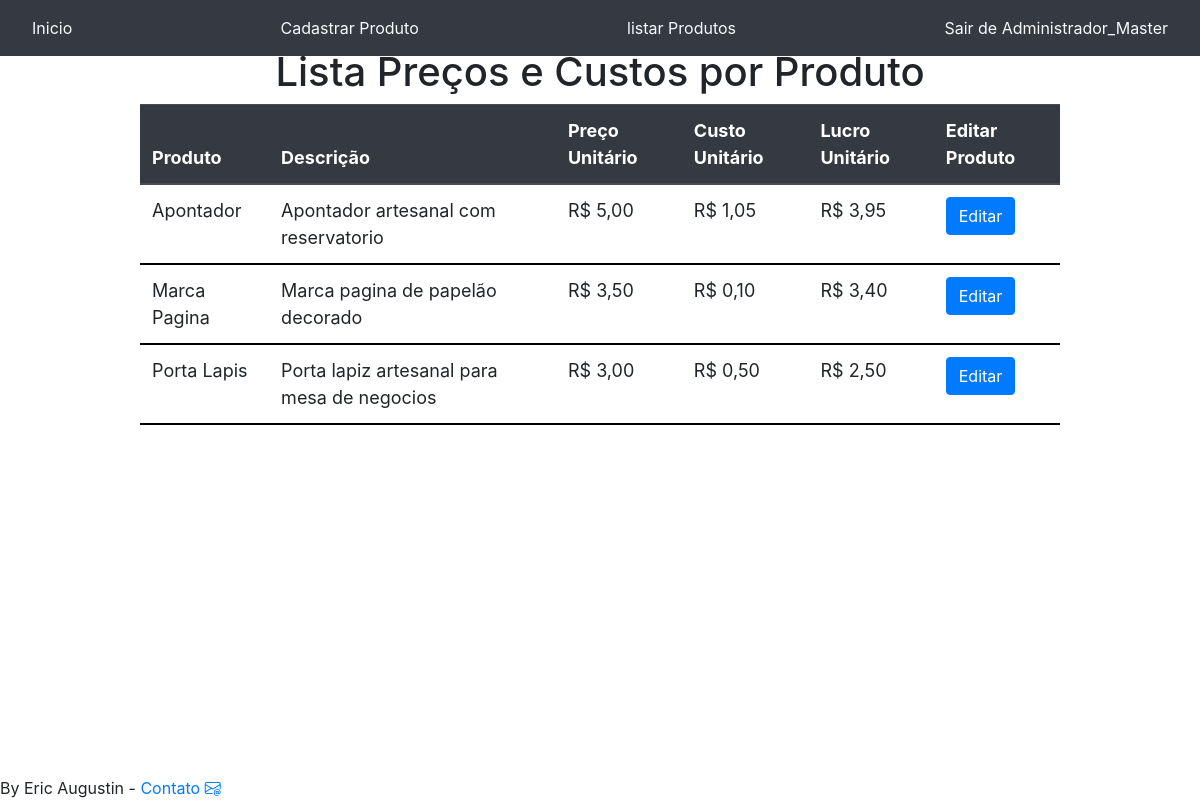
/lista_produtos/ (signed in), run on an earlier commit of the app's database.
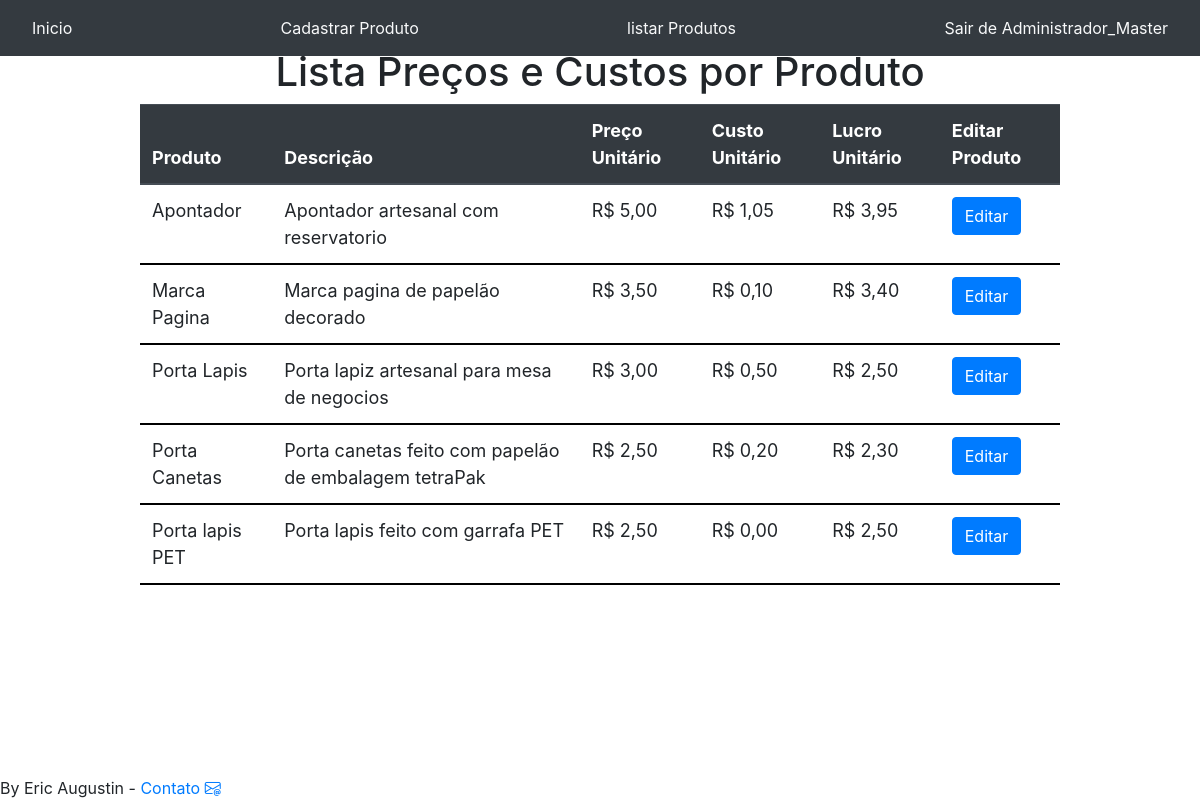
And on a later commit of the database.
### produtos/models.py (models this page shows, shortened)
class Produto(models.Model):
    nome = models.CharField(max_length=255)
    descricao= models.TextField()
    preco_unitario = models.DecimalField(max_digits=11,decimal_places=2)
    imagem=models.FileField(null=True,blank=True,upload_to='media')
    data_atualização=models.DateTimeField(auto_now=True)
    ativo=models.BooleanField(default=True)
    def calcula_preco(self):
        insumosprodutos=InsumoProduto.objects.filter(ativo=1).filter(produto=self)
        custo=0
        for insumoproduto in insumosprodutos:
             custo+=insumoproduto.insumo.preco_unitario*insumoproduto.quantidade
        return custo

### produtos/views.py (the view)
# urls.py: path('lista_produtos/',produtos.views.lista_produtos,name='lista_produtos'),
@login_required
def lista_produtos(request):
    produtos=(Produto.objects.filter(ativo=1))
    for produto in produtos:
        produto.custo=produto.calcula_preco()
        produto.lucro=produto.preco_unitario-produto.custo
    return render(request, 'lista_custo_produtos.html',{'produtos':produtos})

### produtos/templates/lista_custo_produtos.html (shortened to what this page needs)
{% extends 'base.html'%}
{% block 'conteudo'%}
<div class="text-center">
    <br><br>
    <h1>  Lista Preços e Custos por Produto</h1>
    </div>
<div class ='container container-wide'>
    <div class='row'>
        <div class='col-md-1'></div>
        <div class="col-md">
            <table class="table table">
                <thead class="thead-dark">
                    <tr>
                        <th class="truncate responsive-text">Produto</th>
                        <th class="responsive-text">Descrição</th>
                        <th class="responsive-text">Preço Unitário</th>
                        <th class="responsive-text">Custo Unitário</th>
                        <th class="responsive-text">Lucro Unitário</th>
                        <th class="responsive-text">Editar Produto</th>
                    </tr>
                </thead>
                <tbody>
                    {% for produto in produtos%}
                    <tr>
                        <td class="truncate responsive-text" style="max-width: 200px;">{{ produto.nome }}</td>
                        <td class="responsive-text">{{produto.descricao}}</td>
                        <td class="responsive-text">R$ {{ produto.preco_unitario|floatformat:2 }}</td>
                        <td class="responsive-text">R$ {{ produto.custo|floatformat:2 }}</td>
                        <td class="responsive-text">R$ {{ produto.lucro|floatformat:2 }}</td>
                        <td> <a href="{% url 'editarproduto' produto.id %}" class="btn btn-primary">Editar</a> </td>
                    </tr>
                    {% endfor %}
                </tbody>
            </table>
        </div>
    <div class='col-md-1'></div>
    </div>
</div>
{% endblock %}

### templates/base.html (shortened to what this page needs)
<!DOCTYPE html>
<html lang="pt-br">
  <head>
    {% load static %}
    <link rel="stylesheet" href="https://cdn.jsdelivr.net/npm/bootstrap@4.6.2/dist/css/bootstrap.min.css">
    <link rel="stylesheet" href="https://cdn.jsdelivr.net/npm/bootstrap-icons@1.10.3/font/bootstrap-icons.css">
  </head>
  <body>
    <nav class="navbar navbar-dark bg-dark fixed-top">
        <a class="nav-link text-light" href="{% url 'home' %}">Inicio</a>
        <a class="nav-link text-light" href="{% url 'cadastrarproduto' %}">Cadastrar Produto</a>
        <a class="nav-link text-light" href="{% url 'lista_produtos' %}">listar Produtos</a>
        {% if user.is_authenticated %}
        <a class="nav-link text-light" href="{% url 'logout_user' %}">Sair de {{ user.first_name }} {{ user.last_name }}</a>
        {% else %}
        <a class="nav-link text-light" href="{% url 'login' %}">Entrar</a>
        {% endif %}
    </nav>
    {% block 'conteudo' %} {% endblock %}
  </body>
<footer class="fixed-bottom">
        By Eric Augustin - <a href='mailto:ericaugustin@gmail.com'>Contato <i class="bi bi-envelope-at"></i></a>   </footer>
</html>

What changed in the data, as far as the page shows it:
added Produto: nome "Porta Canetas", descricao "Porta canetas feito com papelão de embalagem tetraPak", preco_unitario "2,50", custo "0,20", lucro "2,30"
added Produto: nome "Porta lapis PET", descricao "Porta lapis feito com garrafa PET", preco_unitario "2,50", custo "0,00", lucro "2,50"
